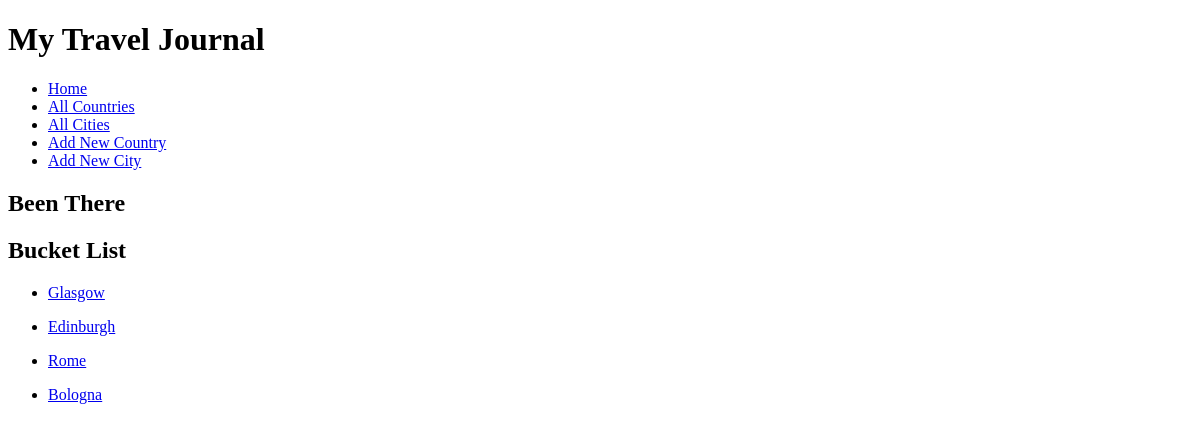
Before: /cities with the older database file.
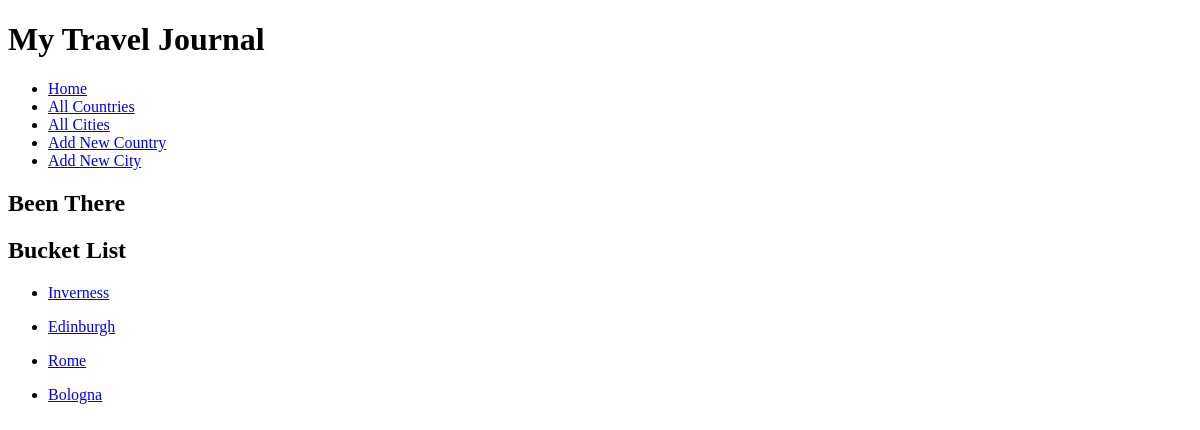
After: the same page with the newer database file.
### tables this page shows
CREATE TABLE cities (
    ID INTEGER PRIMARY KEY AUTOINCREMENT,
    name VARCHAR,
    visited BOOLEAN DEFAULT FALSE,
    country_id INTEGER NOT NULL,
        FOREIGN KEY (country_id)
            REFERENCES countries(id)
        
);

### controllers/cities_controller.py (the view)
@cities_blueprint.route("/cities")
def cities():
    cities = city_repository.select_all()
    return render_template("cities/index.html", all_cities = cities)

### db/run_sql.py (called while the page is built)
def get_db():
    path = os.path.dirname(os.path.abspath(__file__))
    db = os.path.join(path, "travel_manager.db")
    conn = sqlite3.connect(db)
    conn.execute("PRAGMA foreign_keys = 1")
    conn.row_factory = sqlite3.Row
    return conn

def run_sql(sql, values=[]):
    db = get_db()
    cursor =db.cursor()
    cursor.execute(sql, values)
    results = cursor.fetchall()
    db.commit()
    db.close()
    return results

### repositories/city_repository.py (called while the page is built)
def select_all():
    cities = []
    sql = "SELECT * FROM cities"
    results = run_sql(sql)
    for row in results:
        visited = True if row['visited'] == 1 else False
        country = country_repository.select(row['country_id'])
        city = City(row['name'], country, visited, row['id'])
        cities.append(city)
    return cities

### repositories/country_repository.py (called while the page is built)
def select(id):
    country = None
    sql = "SELECT * FROM countries WHERE id = ?"
    values = [id]
    results = run_sql(sql, values)[0]
    if results is not None:
        visited = True if results['visited'] == 1 else False
        country = Country(results['name'], visited, results['id'])
    return country

### templates/cities/index.html (shortened to what this page needs)
{% extends "base.html" %}
{% block content %}
<div>
    <div>
        <h2> Been There</h2>
    </div>
    <div>
        <h2>Bucket List</h2>
        {% for city in all_cities %}
        {% if city.visited == False %}
            <ul>
                <li><a href="/cities/{{city.id}}">{{city.name}}</a></li>
            </ul>
        {% endif %}
        {% endfor %}
    </div>
</div>
{% endblock %}

### templates/base.html (shortened to what this page needs)
<!DOCTYPE html>
<html lang="en">
<head>
</head>
<body>
    <header>
        <h1>My Travel Journal</h1>
        <nav>
            <ul class = "menu">
                <li><a href="/">Home</a></li>
                <li><a href="/countries">All Countries</a></li>
                <li><a href="/cities">All Cities</a></li>
                <li><a href="/countries/new">Add New Country</a></li>
                <li><a href="/cities/new">Add New City</a></li>
            </ul>
        </nav>
    </header>
    <div class="container">
        {% block content %}
        {% endblock %}
    </div>
</body>
</html>

Changed rows visible on the page:
changed cities: name "Glasgow" → "Inverness"
